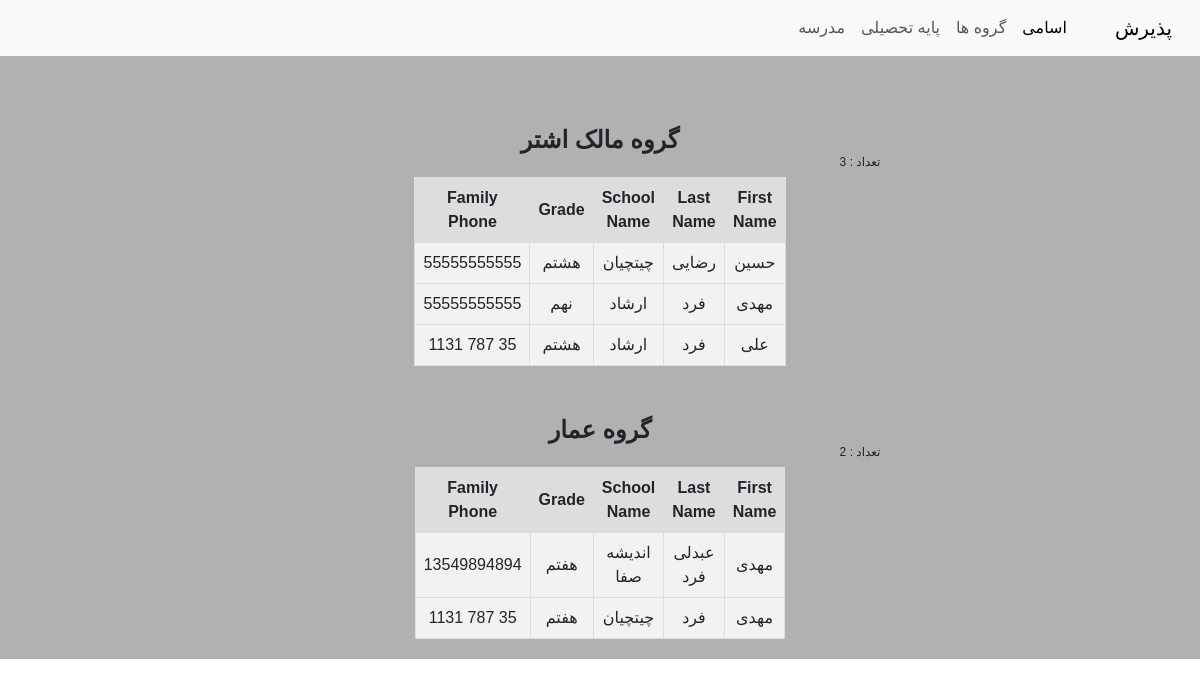
/group/, run on an earlier commit of the app's database.
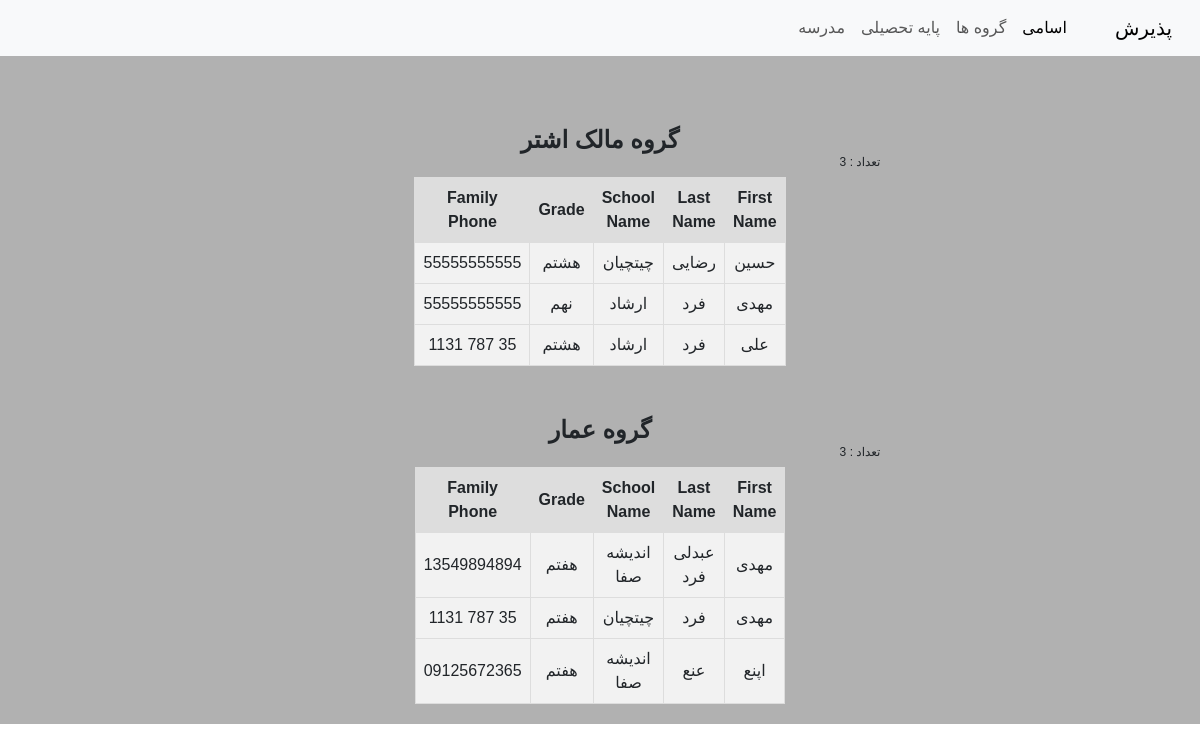
And on a later commit of the database.
### home/models.py (models this page shows)
class Paziresh(models.Model):
    fname = models.CharField(max_length=100)
    lname = models.CharField(max_length=500)
    school_name = models.CharField(max_length=500)
    grade = models.CharField(max_length=50)
    phone = models.CharField(max_length=20)
    parent_phone = models.CharField(max_length=20)
    group_name = models.CharField(max_length=50)
    created_bey = models.CharField(max_length=50)
    created = models.DateTimeField(auto_now=True)

### home/views.py (the view)
# urls.py: path('group/', views.group, name='group'),
def group(request):
    malek = Paziresh.objects.all().filter(group_name='مالک اشتر')
    malek_count = Paziresh.objects.all().filter(group_name='مالک اشتر').count()
    amar = Paziresh.objects.all().filter(group_name='عمار')
    amar_count = Paziresh.objects.all().filter(group_name='عمار').count()
    return render(request, 'group.html', {'malek':malek, 'malek_count':malek_count,
                                          'amar':amar, 'amar_count':amar_count,})

### templates/group.html (shortened to what this page needs)
{% extends 'base.html' %}
 {% block c %}
<div class="table-container">
<h1>گروه مالک اشتر</h1>
 <h6> تعداد : {{ malek_count }}</h6>
 <table style="border-collapse: collapse; background-color: #f2f2f2;">
    <tr style="background-color: #ddd;">
        <th style="border: 1px solid #ddd; padding: 8px;">First Name</th>
        <th style="border: 1px solid #ddd; padding: 8px;">Last Name</th>
        <th style="border: 1px solid #ddd; padding: 8px;">School Name</th>
        <th style="border: 1px solid #ddd; padding: 8px;">Grade</th>
        <th style="border: 1px solid #ddd; padding: 8px;">Family Phone</th>
    </tr>
    {% for student in malek %}
    <tr style="border: 1px solid #ddd;">
        <td style="border: 1px solid #ddd; padding: 8px;">{{ student.fname }}</td>
        <td style="border: 1px solid #ddd; padding: 8px;">{{ student.lname }}</td>
        <td style="border: 1px solid #ddd; padding: 8px;">{{ student.school_name }}</td>
        <td style="border: 1px solid #ddd; padding: 8px;">{{ student.grade }}</td>
        <td style="border: 1px solid #ddd; padding: 8px;">{{ student.parent_phone }}</td>
    </tr>
    {% endfor %}
</table>
</div>
<div class="table-container">
    <h1>گروه عمار</h1>
    <h6> تعداد : {{ amar_count }}</h6>
 <table style="border-collapse: collapse ; background-color: #f2f2f2;">
    <tr style="background-color: #ddd;">
        <th style="border: 1px solid #ddd; padding: 8px;">First Name</th>
        <th style="border: 1px solid #ddd; padding: 8px;">Last Name</th>
        <th style="border: 1px solid #ddd; padding: 8px;">School Name</th>
        <th style="border: 1px solid #ddd; padding: 8px;">Grade</th>
        <th style="border: 1px solid #ddd; padding: 8px;">Family Phone</th>
    </tr>
    {% for student in amar %}
    <tr style="border: 1px solid #ddd;">
        <td style="border: 1px solid #ddd; padding: 8px;">{{ student.fname }}</td>
        <td style="border: 1px solid #ddd; padding: 8px;">{{ student.lname }}</td>
        <td style="border: 1px solid #ddd; padding: 8px;">{{ student.school_name }}</td>
        <td style="border: 1px solid #ddd; padding: 8px;">{{ student.grade }}</td>
        <td style="border: 1px solid #ddd; padding: 8px;">{{ student.parent_phone }}</td>
    </tr>
    {% endfor %}
</table>
 {% endblock %}

What changed in the data, as far as the page shows it:
added Paziresh: fname "اپنع", lname "عنع", school_name "اندیشه‌ صفا", grade "هفتم", parent_phone "09125672365", shown under "تعداد : 3"
Also different on the page:
{{ amar_count }}: "2" → "3"
